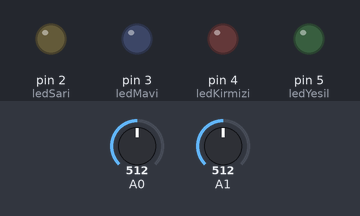
The sketch below on a simulated Arduino Uno, built with avr-gcc and run on an emulated ATmega328P. Shown: output pins drawn as LEDs (lit = HIGH). The inputs (shaded band) are chosen by the test bench; at power-on: A0 = 512, A1 = 512.

Above: at 1.2 s.
1.3 s: A0 set to 992
2.8 s: A0 set to 1009
At 4.0 s:
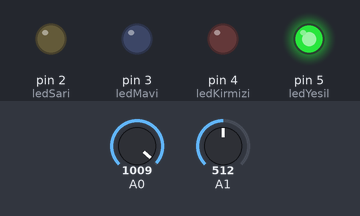
4.3 s: A1 set to 987
5.8 s: A1 set to 1017
At 6.3 s:
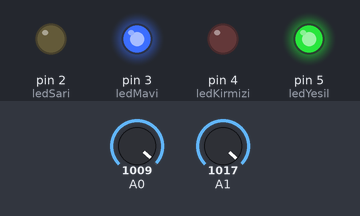
7.3 s: A0 set to 990
At 8.5 s:
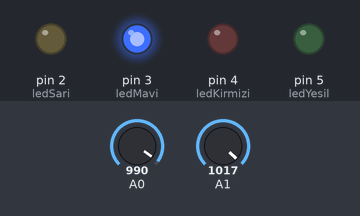
8.8 s: A1 set to 0
At 9.7 s:
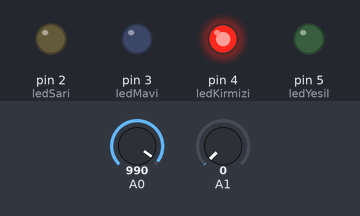
Timing chart, 0 to 11.3 s (numbered marks = the images above; inputs shaded):
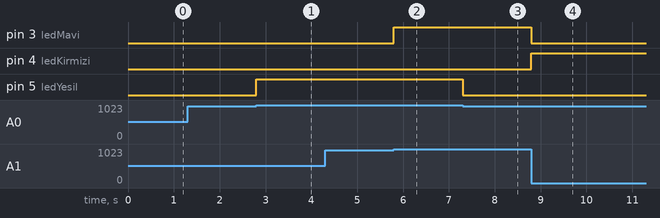

The sketch:

Kod.ino
```cpp
int ledSari = 2;
int ledMavi = 3;
int ledKirmizi = 4;
int ledYesil = 5;
int x;
int y;
void setup() {
  pinMode(ledSari, OUTPUT);
  pinMode(ledMavi, OUTPUT);
  pinMode(ledKirmizi, OUTPUT);
  pinMode(ledYesil, OUTPUT);
}
void loop() {
  y = analogRead(A0);
  x = analogRead(A1);
  if (x < 10)
    digitalWrite(ledKirmizi, 1);
  else
    digitalWrite(ledKirmizi, 0);
  if (x > 1000)
    digitalWrite(ledMavi, 1);
  else
    digitalWrite(ledMavi, 0);
  if (y < 10)
    digitalWrite(ledSari, 1);
  else
    digitalWrite(ledSari, 0);
  if (y > 1000)
    digitalWrite(ledYesil, 1);
  else
    digitalWrite(ledYesil, 0);
}
```

Measured:
- the behaviour switches between 1000 and 1001 on A0 (found by bisection; images 0 and 1)
- the behaviour switches between 1000 and 1001 on A1 (found by bisection; images 1 and 2)
- after the input at 1.3 s, every drawn part: stays the same
- after the input at 2.8 s, pin 5 (ledYesil): LOW → HIGH at once
- after the input at 4.3 s, every drawn part: stays the same
- after the input at 5.8 s, pin 3 (ledMavi): LOW → HIGH at once
- after the input at 7.3 s, pin 5 (ledYesil): HIGH → LOW at once
- after the input at 8.8 s, pin 3 (ledMavi): HIGH → LOW at once; pin 4 (ledKirmizi): LOW → HIGH at once
